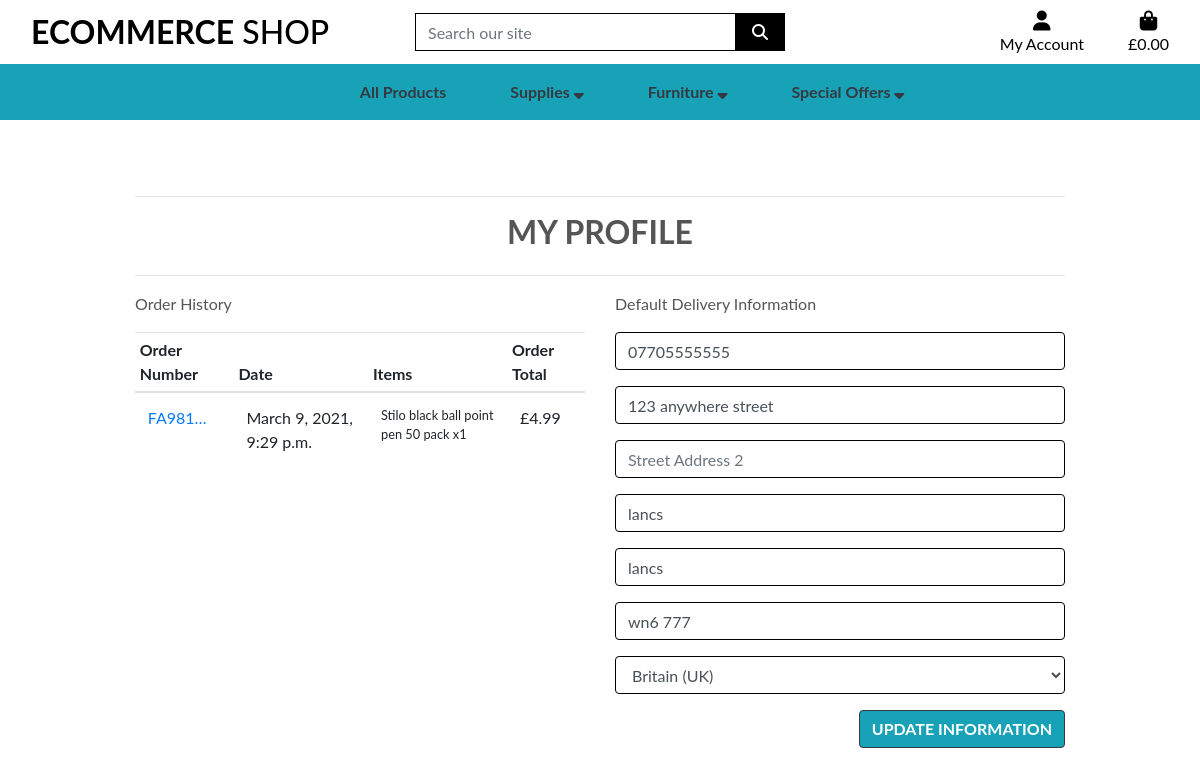
Page /profile/ (signed in) on the earlier database version.
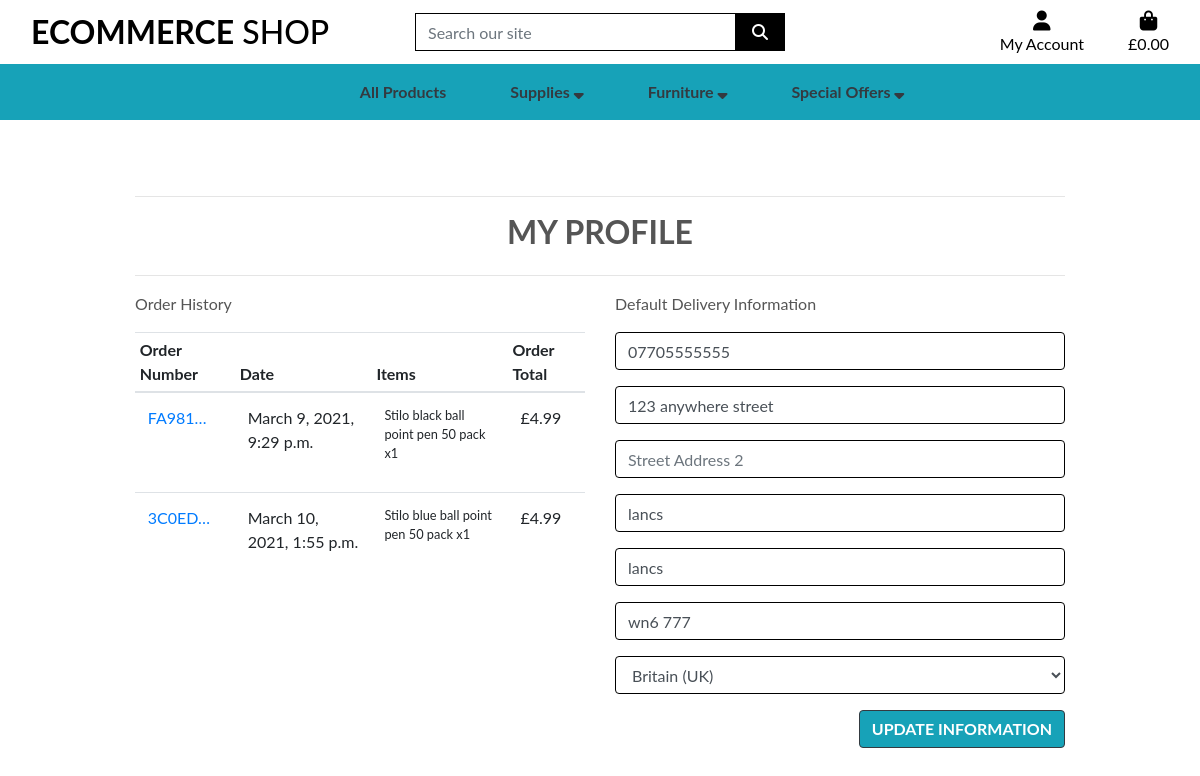
Same page on the later database version.
### checkout/models.py (models this page shows, shortened)
class Order(models.Model):
    order_number = models.CharField(max_length=32, null=False, editable=False)
    user_profile = models.ForeignKey(UserProfile, on_delete=models.SET_NULL,
                                     null=True, blank=True, related_name='orders')
    full_name = models.CharField(max_length=50, null=False, blank=False)
    email = models.EmailField(max_length=254, null=False, blank=False)
    phone_number = models.CharField(max_length=20, null=False, blank=False)
    country = CountryField(blank_label='Country *', null=False, blank=False)
    postcode = models.CharField(max_length=20, null=True, blank=True)
    city = models.CharField(max_length=40, null=False, blank=False)
    street_address1 = models.CharField(max_length=80, null=False, blank=False)
    street_address2 = models.CharField(max_length=80, null=True, blank=True)
    county = models.CharField(max_length=80, null=True, blank=True)
    date = models.DateTimeField(auto_now_add=True)
    order_total = models.DecimalField(max_digits=10, decimal_places=2,
                                      null=False, default=0)
    original_basket = models.TextField(null=False, blank=False, default='')
    stripe_pid = models.CharField(max_length=254, null=False,
                                  blank=False, default='')

class OrderLineItem(models.Model):
    order = models.ForeignKey(Order, null=False, blank=False,
                              on_delete=models.CASCADE,
                              related_name='lineitems')
    product = models.ForeignKey(Product, null=False, blank=False,
                                on_delete=models.CASCADE)
    quantity = models.IntegerField(null=False, blank=False, default=0)
    lineitem_total = models.DecimalField(max_digits=6, decimal_places=2,
                                         null=False, blank=False,
                                         editable=False)

### products/models.py (models this page shows, shortened)
class Product(models.Model):
    category = models.ForeignKey('Category', null=True, blank=True, on_delete=models.SET_NULL)
    sku = models.CharField(max_length=254, null=True, blank=True)
    name = models.CharField(max_length=254)
    description = models.TextField()
    price = models.DecimalField(max_digits=6, decimal_places=2)
    rating = models.DecimalField(max_digits=6, decimal_places=2, null=True, blank=True)
    image_url = models.URLField(max_length=1024, null=True, blank=True)
    image = models.ImageField(null=True, blank=True)

### profiles/models.py (models this page shows, shortened)
class UserProfile(models.Model):
    user = models.OneToOneField(User, on_delete=models.CASCADE)
    default_phone_number = models.CharField(max_length=20, null=True, blank=True)
    default_street_address1 = models.CharField(max_length=80, null=True, blank=True)
    default_street_address2 = models.CharField(max_length=80, null=True, blank=True)
    default_city = models.CharField(max_length=40, null=True, blank=True)
    default_county = models.CharField(max_length=80, null=True, blank=True)
    default_postcode = models.CharField(max_length=20, null=True, blank=True)
    default_country = CountryField(blank_label='Country', null=True, blank=True)

### profiles/views.py (the view)
# urls.py: path('profile/', include('profiles.urls')),
def profile(request):
    profile = get_object_or_404(UserProfile, user=request.user)
    if request.method == 'POST':
        form = UserProfileForm(request.POST, instance=profile)
        if form.is_valid():
            form.save()
            messages.success(request, 'Profile updated successfully')
    form = UserProfileForm(instance=profile)
    orders = profile.orders.all()
    template = 'profiles/profile.html'
    context = {
        'form': form,
        'orders': orders,
        'on_profile_page': True
    }
    return render(request, template, context)

### profiles/forms.py
class UserProfileForm(forms.ModelForm):
    class Meta:
        model = UserProfile
        exclude = ('user',)
    def __init__(self, *args, **kwargs):
        super().__init__(*args, **kwargs)
        placeholders = {
            'default_phone_number': 'Phone Number',
            'default_postcode': 'Postal Code',
            'default_city': 'City',
            'default_street_address1': 'Street Address 1',
            'default_street_address2': 'Street Address 2',
            'default_county': 'County',
        }
        self.fields['default_phone_number'].widget.attrs['autofocus'] = True
        for field in self.fields:
            if field != 'default_country':
                if self.fields[field].required:
                    placeholder = f'{placeholders[field]} *'
                else:
                    placeholder = placeholders[field]
                self.fields[field].widget.attrs['placeholder'] = placeholder
            self.fields[field].widget.attrs['class'] = 'border-black'
            self.fields[field].label = False

### basket/context.py (called while the page is built, shortened)
def basket_contents(request):
    basket_items = []
    total = 0
    product_count = 0
    basket = request.session.get('basket', {})
    context = {
        'basket_items': basket_items,
        'total': total,
        'product_count': product_count,
    }
    return context

### profiles/templates/profiles/profile.html (shortened to what this page needs)
{% extends "base.html" %}
{% load static %}
{% block page_header %}
<div class="container header-container">
</div>
{% endblock %}
{% block content %}
<div class="container mt-lg-3">
    <div class="row">
        <div class="col text-center">
            <hr />
            <h2 class="text-uppercase font-weight-bold mb-4">My Profile</h2>
            <hr />
        </div>
    </div>
    <div class="row">
        <div class="col-12 col-lg-6">
            <p>Order History</p>
            <div class="order-history table-responsive">
                <table class="table table-sm">
                    <thead>
                        <tr>
                            <th>Order Number</th>
                            <th>Date</th>
                            <th>Items</th>
                            <th>Order Total</th>
                        </tr>
                    </thead>
                    <tbody>
                        {% for order in orders %}
                        <tr>
                            <td>
                                <a href="{% url 'order_history' order.order_number %}" title="{{ order.order_number }}">
                                    {{ order.order_number|truncatechars:6 }}
                                </a>
                            </td>
                            <td>{{ order.date }}</td>
                            <td>
                                <ul class="list-unstyled">
                                    {% for item in order.lineitems.all %}
                                    <li class="small">
                                        {{ item.product.name }} x{{ item.quantity }}
                                    </li>
                                    {% endfor %}
                                </ul>
                            </td>
                            <td>£{{ order.order_total }}</td>
                        </tr>
                        {% endfor %}
                    </tbody>
                </table>
            </div>
        </div>
        <div class="col-12 col-lg-6">
            <p>Default Delivery Information</p>
            <form class="mt-3" action="{% url 'profile' %}" method="POST" id="profile-update-form">
                {% csrf_token %} {{ form|crispy }}
                <button class="btn btn-info border-dark text-uppercase float-right font-weight-bold mb-4">Update Information</button>
            </form>
        </div>
    </div>
</div>
{% endblock %}

### templates/base.html (shortened to what this page needs)
{% load static %}
<!doctype html>
<html lang="en">
  <head>
    {% block corecss %}
        <link rel="stylesheet" href="https://stackpath.bootstrapcdn.com/bootstrap/4.4.1/css/bootstrap.min.css">
        <link rel="stylesheet" href="{% static 'css/base.css' %}">
    {% endblock %}
  </head>
  <body>
    <header class="container-fluid fixed-top">
        <div class="row">
            <div class="col-12 col-lg-4 my-auto py-1 py-lg-0 text-center text-lg-left">
                <a href="{% url 'home' %}" class="nav-link main-logo-link">
                    <h2 class="logo-font text-black my-0"><strong>Ecommerce</strong> Shop</h2>
                </a>
            </div>
            <div class="col-12 col-lg-4 my-auto py-1 py-lg-0">
                <form method="GET" action="{% url 'products' %}">
                    <div class="input-group w-100">
                        <input class="form-control border border-black rounded-0" type="text" name="query" placeholder="Search our site">
                        <div class="input-group-append">
                            <button class="form-control btn btn-black border border-black rounded-0" type="submit">
                                <span class="icon">
                                    <i class="fas fa-search"></i>
                                </span>
                            </button>
                        </div>
                    </div>
                </form>
            </div>
            <div class="col-12 col-lg-4 my-auto py-1 py-lg-0">
                <ul class="list-inline list-unstyled text-center text-lg-right my-0">
                    <li class="list-inline-item dropdown">
                        <a class="text-black nav-link" href="#" id="user-options" data-toggle="dropdown" aria-haspopup="true" aria-expanded="false">
                            <div class="text-center">
                                <div><i class="fas fa-user fa-lg"></i></div>
                                <p class="my-0">My Account</p>
                            </div>
                        </a>
                    </li>
                    <li class="list-inline-item">
                        <a class="{% if grand_total %}text-info font-weight-bold{% else %}text-black{% endif %} nav-link" href="{% url 'view_basket' %}">
                            <div class="text-center">
                                <div><i class="fas fa-shopping-bag fa-lg"></i></div>
                                <p class="my-0">
                                    {% if total %} £{{ total|floatformat:2 }} {% else %} £0.00 {% endif %}
                                </p>
                            </div>
                        </a>
                    </li>
                </ul>
            </div>
        </div>
         <div class="row bg-info">
                <nav class="navbar navbar-expand-lg navbar-light w-100">
                    {% include 'includes/mobile-top-header.html' %}
                    {% include 'includes/main-nav.html' %}
                </nav>
            </div>
    </header>
    {% block page_header %}
    {% endblock %}
    {% block content %}
    {% endblock %}
  </body>
</html>

### templates/includes/mobile-top-header.html (shortened to what this page needs)
<ul class="mb-0 mobile-nav">
</ul>

### templates/includes/main-nav.html (shortened to what this page needs)
<div class="collapse navbar-collapse" id="main-nav">
    <ul class="navbar-nav w-auto mx-auto">
        <li class="nav-item">
            <a class="font-weight-bold nav-link mr-5 text-dark" href="{% url 'products' %}" id="all-products-link">
                All Products
            </a>
        </li>
        <li class="nav-item dropdown">
            <a class="font-weight-bold nav-link mr-5 text-dark" href="#" id="supplies-link" data-toggle="dropdown" aria-haspopup="true" aria-expanded="false"> Supplies <i class="fas fa-sort-down"></i> </a>
        </li>
        <li class="nav-item dropdown">
            <a class="font-weight-bold nav-link mr-5 text-dark" href="#" id="furniture-link" data-toggle="dropdown" aria-haspopup="true" aria-expanded="false"> Furniture <i class="fas fa-sort-down"></i> </a>
        </li>
        <li class="nav-item dropdown">
            <a class="font-weight-bold nav-link text-dark" href="#" id="specials-link" data-toggle="dropdown" aria-haspopup="true" aria-expanded="false"> Special Offers <i class="fas fa-sort-down"></i> </a>
        </li>
    </ul>
</div>

### static/css/base.css (style rules this page uses)
html { height: 100%; }
body { background-color: #ffffff; background-size: cover; height: calc(100vh - 164px); color: #555; font-family: 'Lato'; }
.icon { align-items: center; display: inline-flex; justify-content: center; height: 1.5rem; width: 1.5rem; }
.logo-font { text-transform: uppercase; }
.main-logo-link { width: fit-content; }
.btn-black { background: black; color: white; }
.text-black { color: #000 !important; }
.border-black { border: 1px solid black !important; }
.order-history { max-height: 416px; overflow-y: auto; }
.table-sm td { padding: 0.8rem; }
@media (min-width: 1200px) { .container { max-width: 80%; } }
@media (min-width: 992px) { .header-container { padding-top: 164px; } }

Differences in the rows shown:
added Order: order_number "3C0ED…", date "March 10, 2021, 1:55 p.m.", order_total "4.99"
added OrderLineItem: product.name "Stilo blue ball point pen 50 pack", quantity "1", shown under "3C0ED…"
